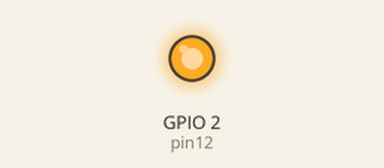
Simulated run of this program. Board: ESP32 board running MicroPython. Parts: output pins drawn as LEDs (lit = HIGH). WiFi joins after 1.5 s; a WiFi scan finds one network, HomeNet; what the program prints to the serial console is not drawn. At 7.0 s the program stops and its outputs stay as they are.

Above: at 0.1 s.
At 2.1 s:
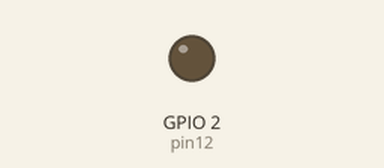
Timing chart, 0 to 3.6 s (numbered marks = the images above):
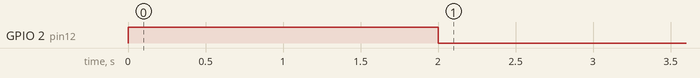

Measured:
- by itself, GPIO 2 (pin12): LOW → HIGH at 0.00 s, → LOW 2.0 s later

The program:

hoge.py
```python
"""
MicroPython v1.19.1 on 2022-06-18; 4MB/OTA module with ESP32
Type "help()" for more information.
>>> help
<function>
>>> help()
Welcome to MicroPython on the ESP32!

For generic online docs please visit http://docs.micropython.org/

For access to the hardware use the 'machine' module:
"""

import machine
from time import sleep

pin12 = machine.Pin(2, machine.Pin.OUT)
pin12.value(1)
sleep(2)
pin12.off()

"""
pin13 = machine.Pin(13, machine.Pin.IN, machine.Pin.PULL_UP)
print(pin13.value())
i2c = machine.I2C(scl=machine.Pin(21), sda=machine.Pin(22))
i2c.scan()
i2c.writeto(addr, b'1234')
i2c.readfrom(addr, 4)
"""

# Basic WiFi configuration:

import network
sta_if = network.WLAN(network.STA_IF); sta_if.active(True)
scan_result = sta_if.scan()
print(f"スキャン結果: {scan_result}") # Scan for available access points
sta_if.connect("Globe_LTE_MIFI_E55F", "60105043") # Connect to an AP
sleep(3)
print(f"接続中か？: {sta_if.isconnected()}")                      # Check for successful connection

"""
Control commands:
  CTRL-A        -- on a blank line, enter raw REPL mode
  CTRL-B        -- on a blank line, enter normal REPL mode
  CTRL-C        -- interrupt a running program
  CTRL-D        -- on a blank line, do a soft reset of the board
  CTRL-E        -- on a blank line, enter paste mode

For further help on a specific object, type help(obj)
For a list of available modules, type help('modules')
"""
```
